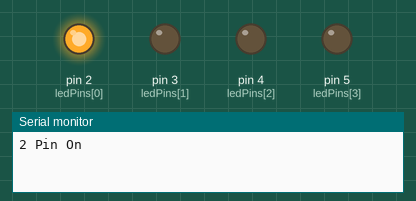
Simulated run of this sketch. Board: Arduino Uno, built with avr-gcc and run on an emulated ATmega328P. On the bench: output pins drawn as LEDs (lit = HIGH), the last lines printed to the serial monitor.

Above: at 0.05 s.
At 0.65 s:
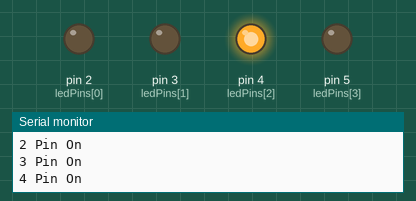
At 1.35 s:
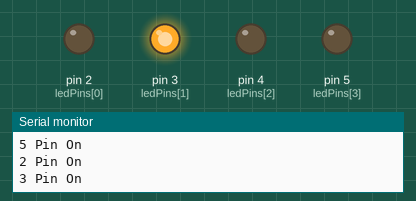
At 2.75 s:
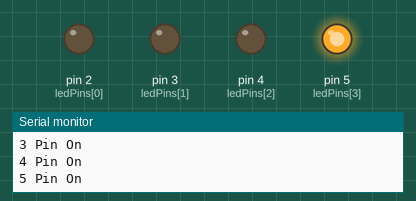
Timing chart, 0 to 3.0 s (numbered marks = the images above):
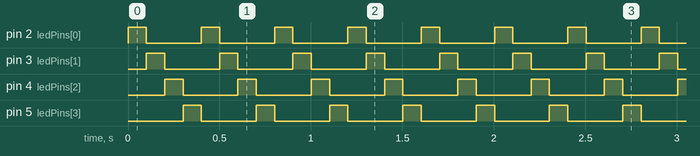

The sketch:

Blink4.ino
```cpp
int timer = 100;
int ledPins[] = {2, 3, 4, 5};
int pinCount = 4;

void setup() {
  for (int thisPin = 0; thisPin < pinCount; thisPin++) {
    pinMode(ledPins[thisPin], OUTPUT);
  }
  Serial.begin(9600);
}

void loop() {
  for (int thisPin = 0; thisPin < pinCount; thisPin++) {
    digitalWrite(ledPins[thisPin], HIGH);
    Serial.print(ledPins[thisPin]);
    Serial.println(" Pin On");
    delay(timer);
    digitalWrite(ledPins[thisPin], LOW);
  }
}
```

Measured:
- by itself, pin 2 (ledPins[0]), pin 3 (ledPins[1]), pin 4 (ledPins[2]), pin 5 (ledPins[3]): alternates HIGH for 0.10 s and LOW for 0.30 s
